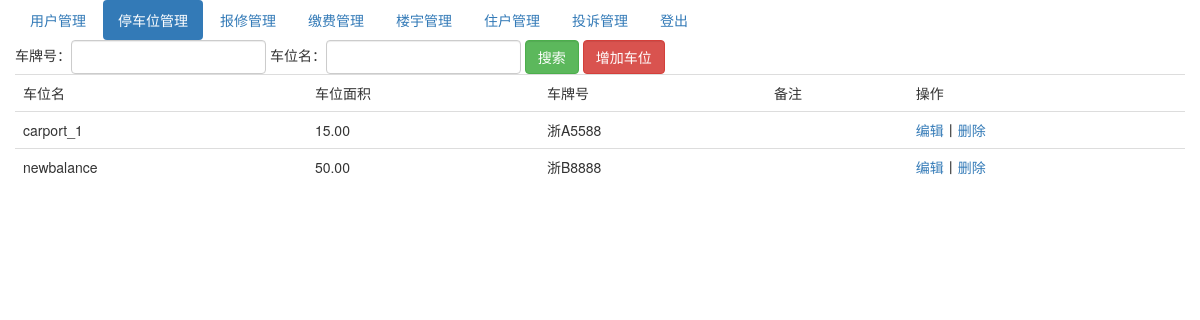
The app's page /index.php/carport_admin, older data.
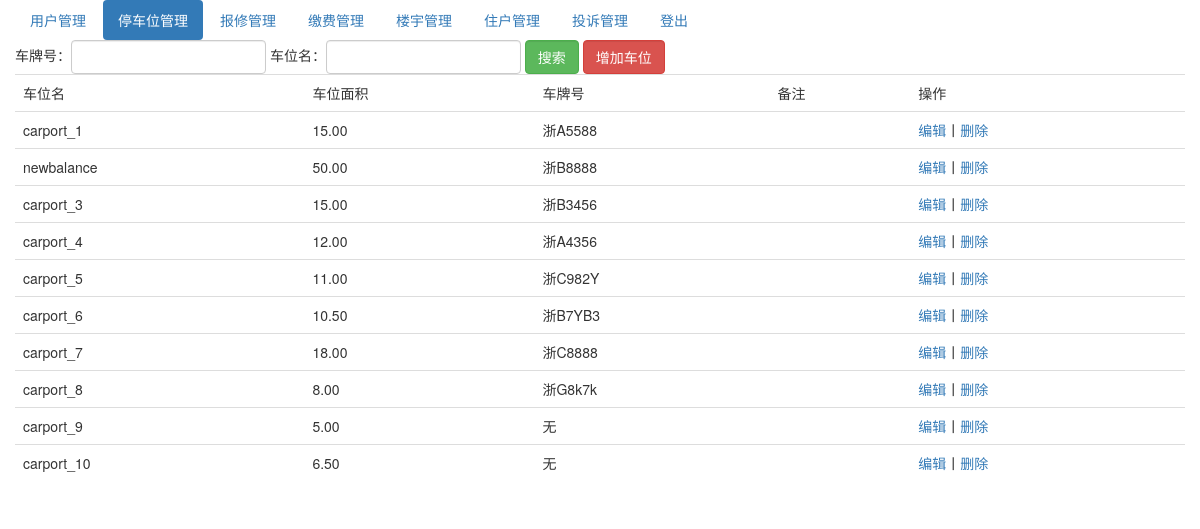
The same page, newer data.
### tables this page shows
CREATE TABLE IF NOT EXISTS `carport` (
  `carport_id` int(10) NOT NULL AUTO_INCREMENT COMMENT 'ID',
  `carport_name` varchar(255) NOT NULL COMMENT '车位编号名',
  `area` decimal(10,2) NOT NULL COMMENT '车位面积',
  `license` varchar(255) NOT NULL COMMENT '车牌号',
  `remark` varchar(255) NOT NULL COMMENT '备注',
  PRIMARY KEY (`carport_id`)
);

### application/controllers/Carport_admin.php (called while the page is built, shortened)
<?php
class Carport_admin extends CI_Controller{
    public function __construct()
    {
        $this->load->helper('url_helper');
    }
    public function index(){
        $this->load->model('carport_model');
        $condition=array();
        $carport_list=$this->carport_model->getCarportList($condition);
        $data=array();
            $data['carport_list']=$carport_list;
        $this->load->view('templates/header_admin',$data);
        $this->load->view('carport_index_admin',$data);
    }
}

### index.php (called while the page is built, shortened)
<?php
require_once BASEPATH.'core/CodeIgniter.php';

### application/models/Carport_model.php (called while the page is built, shortened)
<?php
class Carport_model extends CI_Model{
    public function getCarportList($condition=array())
    {
        $query=$this->db->get_where('carport',$condition);
        return $query->result_array();
    }
}
?>

### application/views/carport_index_admin.php (the view, shortened to what this page needs)
<div class="container">
    <div class="row">
        <ul class="nav nav-pills">
            <li role="presentation"><a href="/index.php/member_admin/index">用户管理</a></li>
            <li role="presentation" class="active"><a href="/index.php/carport_admin/index">停车位管理</a></li>
            <li role="presentation"><a href="/index.php/repair_admin/index">报修管理</a></li>
            <li role="presentation"><a href="/index.php/charge_admin/index">缴费管理</a></li>
            <li role="presentation"><a href="/index.php/building_admin/index">楼宇管理</a></li>
            <li role="presentation"><a href="/index.php/house_admin/index">住户管理</a></li>
            <li role="presentation"><a href="/index.php/complain_admin/index">投诉管理</a></li>
            <li role="presentation"><a href="/index.php/Welcome/logout">登出</a></li>
        </ul>
    </div>
    <div class="row">
        <form method="get" class="form-inline" action="/index.php/Carport_admin/index">
            <div class="form-group">车牌号：<input type="text" class="form-control" name="license"></div>
            <div class="form-group">车位名：<input type="text" class="form-control" name="carport_name"></div>
            <div class="form-group"><input type="submit" class="form-control btn-success" value="搜索"></td></div>
            <div class="form-group"><a class="form-control btn-danger" href="/index.php/Carport_admin/add">增加车位</a></div>
        </form>
    </div>
    <div class="row">
        <table class="table">
            <tr>
                <td>车位名</td>
                <td>车位面积</td>
                <td>车牌号</td>
                <td>备注</td>
                <td>操作</td>
            </tr>
            <?php foreach($carport_list as $value){ ?>
                <tr>
                    <td><?php echo $value['carport_name']; ?></td>
                    <td><?php echo $value['area']; ?></td>
                    <td><?php echo $value['license']; ?></td>
                    <td><?php echo $value['remark']; ?></td>
                    <td><a href="/index.php/Carport_admin/showEdit?carport_id=<?php echo $value['carport_id']; ?>">编辑</a>丨<a href="/index.php/Carport_admin/delete?carport_id=<?php echo $value['carport_id']; ?>">删除</a></td>
                </tr>
            <?php } ?>
        </table>
    </div>
</div>

### application/views/templates/header_admin.php (shortened to what this page needs)
<!DOCTYPE html>
<html lang="zh-CN">
<head>
    <link href="<?php echo base_url(); ?>/bootstrap/css/bootstrap.min.css" rel="stylesheet">
</head>
<body>

Row changes from the older to the newer data that the page shows:
added carport: carport_name "carport_3", area "15.00", license "浙B3456"
added carport: carport_name "carport_4", area "12.00", license "浙A4356"
added carport: carport_name "carport_5", area "11.00", license "浙C982Y"
added carport: carport_name "carport_6", area "10.50", license "浙B7YB3"
added carport: carport_name "carport_7", area "18.00", license "浙C8888"
added carport: carport_name "carport_8", area "8.00", license "浙G8k7k"
added carport: carport_name "carport_9", area "5.00", license "无"
added carport: carport_name "carport_10", area "6.50", license "无"
